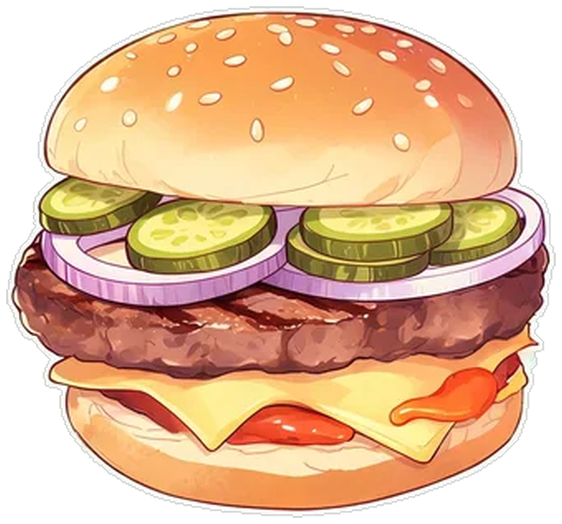
#> input picture assets/art/food/food_burger_pickle.png, 562 x 524 px
$ python -i cutout.py   (imports and definitions only)
#> lines starting #> are read from the running program, lines starting #| are printed output that depends on the picture
"""绿幕/键色抠图：边缘泛洪去底 + 去溢色 + 裁边 + 统一高度。

  python tools/cutout.py in.png out.png [--key green|magenta|white|auto] [--h 512] [--pad 6]
  python tools/cutout.py --batch map.json        # {"in.png": "out.png", ...}

泛洪只从画面四边起手，所以物体内部同色区域（比如饮料机里的绿色果汁）不会被误删。
"""
import argparse
import json
import sys
from collections import deque
from pathlib import Path

from PIL import Image


def detect_key(px, w, h):
    """按四边主色猜键色。"""
    from collections import Counter
    c = Counter()
    for x in range(0, w, max(1, w // 40)):
        for y in (0, h - 1):
            c[px[x, y][:3]] += 1
    for y in range(0, h, max(1, h // 40)):
        for x in (0, w - 1):
            c[px[x, y][:3]] += 1
    r, g, b = max(c, key=c.get)
    return (r, g, b)


def key_test(kind, rgb):
    r, g, b = rgb[:3]
    if kind == "green":
        return g > 110 and g > r + 35 and g > b + 35
    if kind == "magenta":
        return r > 110 and b > 75 and r > g + 40 and b > g + 12
    if kind == "white":
        return r > 228 and g > 228 and b > 228
    return False


def cutout(src: Path, dst: Path, kind="green", height=None, pad=6, shrink=1, holes=False):
#> called with dst = 'out.png', kind = 'green', pad = 6, shrink = 1, holes = False
    im = Image.open(src).convert("RGBA")
#> im is the input picture: PIL image 562x524 RGBA; mean R, G, B, A 165, 123, 89.1, 194.1
    w, h = im.size
#> w = 562; h = 524
    px = im.load()
    if kind == "auto":
        k = detect_key(px, w, h)
        r, g, b = k
        kind = "green" if (g > r and g > b) else ("magenta" if (r > g and b > g) else "white")
        test = lambda c: abs(c[0] - r) < 46 and abs(c[1] - g) < 46 and abs(c[2] - b) < 46
    else:
        test = lambda c: key_test(kind, c)

    gone = bytearray(w * h)
    q = deque()
    for x in range(w):
        for y in (0, h - 1):
            q.append((x, y))
    for y in range(h):
        for x in (0, w - 1):
            q.append((x, y))
    while q:
        x, y = q.popleft()
        i = y * w + x
        if gone[i]:
            continue
        c = px[x, y]
        if c[3] == 0 or test(c):
            gone[i] = 1
            if x: q.append((x - 1, y))
            if x < w - 1: q.append((x + 1, y))
            if y: q.append((x, y - 1))
            if y < h - 1: q.append((x, y + 1))

    if holes:
        # 边框泛洪够不到的封闭键色区（圆环中间的洞）：按连通块清掉大块，保留小片绿叶之类的前景
        comp = bytearray(w * h)
        for y in range(h):
            for x in range(w):
                i = y * w + x
                if gone[i] or not test(px[x, y]):
                    continue
                q2 = deque([(x, y)])
                blob = []
                while q2:
                    bx, by = q2.popleft()
                    j = by * w + bx
                    if gone[j] or comp[j] or not test(px[bx, by]):
                        continue
                    comp[j] = 1
                    blob.append(j)
                    if bx: q2.append((bx - 1, by))
                    if bx < w - 1: q2.append((bx + 1, by))
                    if by: q2.append((bx, by - 1))
                    if by < h - 1: q2.append((bx, by + 1))
                if len(blob) > 0.08 * w * h:
                    for j in blob:
                        gone[j] = 1

    out = Image.new("RGBA", (w, h), (0, 0, 0, 0))
#> out: PIL image 562x524 RGBA; every value is 0
    op = out.load()
    for y in range(h):
        for x in range(w):
            i = y * w + x
            if gone[i]:
                continue
            r, g, b, a = px[x, y]
            near = False
            for dy in (-2, -1, 0, 1, 2):
                yy = y + dy
                if yy < 0 or yy >= h:
                    continue
                for dx in (-2, -1, 0, 1, 2):
                    xx = x + dx
                    if 0 <= xx < w and gone[yy * w + xx]:
                        near = True
                        break
                if near:
                    break
            edge = ((y > 0 and gone[i - w]) or (y < h - 1 and gone[i + w])
                    or (x > 0 and gone[i - 1]) or (x < w - 1 and gone[i + 1]))
            if near:  # 去溢色只处理贴着背景的两圈，否则绿色食材会被整体压成橄榄褐
                if kind == "green" and g > r and g > b:
                    g = min(r, b) + int((g - min(r, b)) * 0.45)
                elif kind == "magenta":
                    r = min(g, b) + int((r - min(g, b)) * 0.45)
                    b = min(g, b) + int((b - min(g, b)) * 0.45)
            op[x, y] = (r, g, b, 140 if edge and shrink else 255)

    if shrink:
        bbox = out.getbbox()
#> bbox = (6, 6, 556, 518)
        if bbox:
            out = out.crop(bbox)
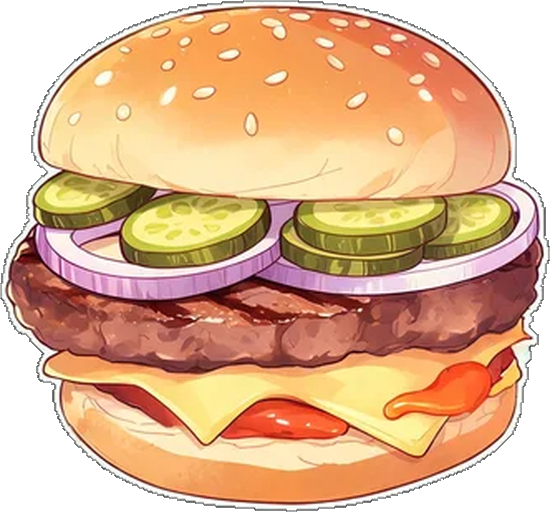
#> out: PIL image 550x512 RGBA; mean R, G, B, A 172.5, 128.5, 93.2, 205.1; transparent parts drawn white
    if height:
        r = height / out.size[1]
        out = out.resize((max(1, int(out.size[0] * r)), height), Image.LANCZOS)
    if pad:
        canvas = Image.new("RGBA", (out.size[0] + pad * 2, out.size[1] + pad * 2), (0, 0, 0, 0))
        canvas.paste(out, (pad, pad), out)
        out = canvas
#> (the run stopped early here; a loop or call above may not have finished)

$ run again, on assets/art/food/drink_cola.png
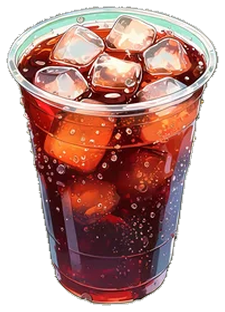
#> input picture assets/art/food/drink_cola.png, 225 x 312 px
#> in cutout, im is the input picture: PIL image 225x312 RGBA; mean R, G, B, A 100.6, 63.5, 58.2, 162.5
#> bbox = (6, 6, 219, 306)
#> in cutout, `out = out.crop(bbox)`:
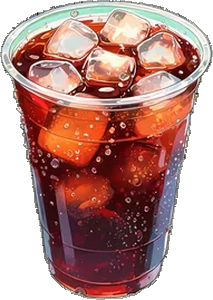
#> out: PIL image 213x300 RGBA; mean R, G, B, A 110.5, 69.7, 63.9, 181.1; transparent parts drawn white

$ run again, on assets/art/food/drink_juice.png
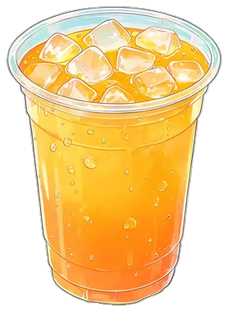
#> input picture assets/art/food/drink_juice.png, 228 x 312 px
#> in cutout, im is the input picture: PIL image 228x312 RGBA; mean R, G, B, A 158.5, 124.4, 64.2, 166.2
#> bbox = (6, 6, 222, 306)
#> in cutout, `out = out.crop(bbox)`:
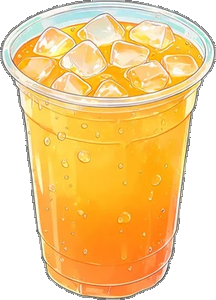
#> out: PIL image 216x300 RGBA; mean R, G, B, A 174, 136.5, 70.5, 184.3; transparent parts drawn white

$ run again, on assets/art/food/drink_lemon.png
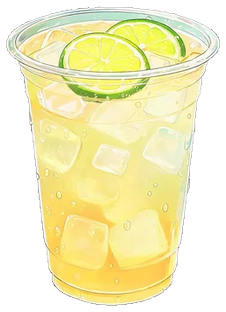
#> input picture assets/art/food/drink_lemon.png, 226 x 312 px
#> in cutout, im is the input picture: PIL image 226x312 RGBA; mean R, G, B, A 154.7, 149.1, 99.8, 164.4
#> bbox = (6, 6, 220, 306)
#> in cutout, `out = out.crop(bbox)`:
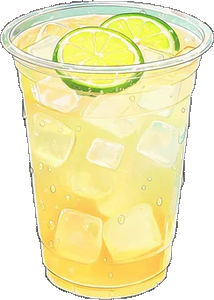
#> out: PIL image 214x300 RGBA; mean R, G, B, A 169.9, 163.7, 109.6, 182.6; transparent parts drawn white
